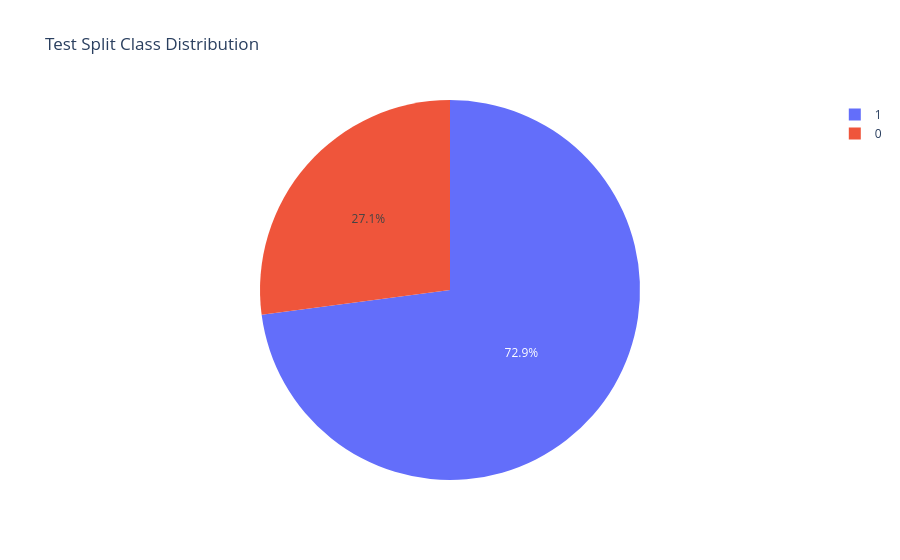

Source (notebook cell):
### Code cell
test_counts = (
    test_df.group_by("label")
    .len()
    .with_columns(
        (pl.col("len") / test_df.height).alias("proportion")
    )
)
fig = px.pie(
    test_counts,
    names="label",
    values="proportion",
    title="Test Split Class Distribution"
)
fig.show()

### Figure 1 — Plotly figure (JSON) as saved in the notebook; plotly's stock layout.template omitted (floating-point values rounded to 4 significant figures)
{"data": [{"domain": {"x": [0, 1], "y": [0, 1]}, "hovertemplate": "label=%{label}<br>proportion=%{value}<extra></extra>", "labels": [0, 1], "legendgroup": "", "name": "", "showlegend": true, "type": "pie", "values": [0.2709, 0.7291]}], "layout": {"legend": {"tracegroupgap": 0}, "title": {"text": "Test Split Class Distribution"}}}
